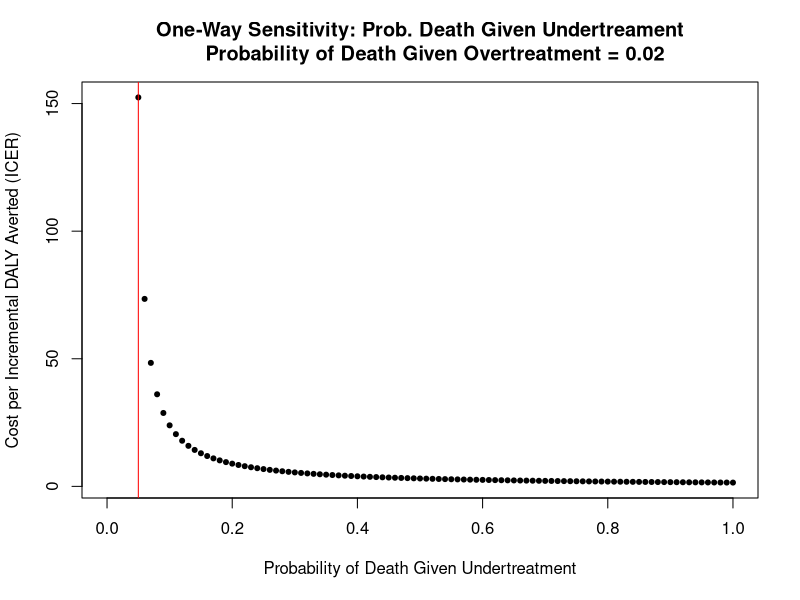
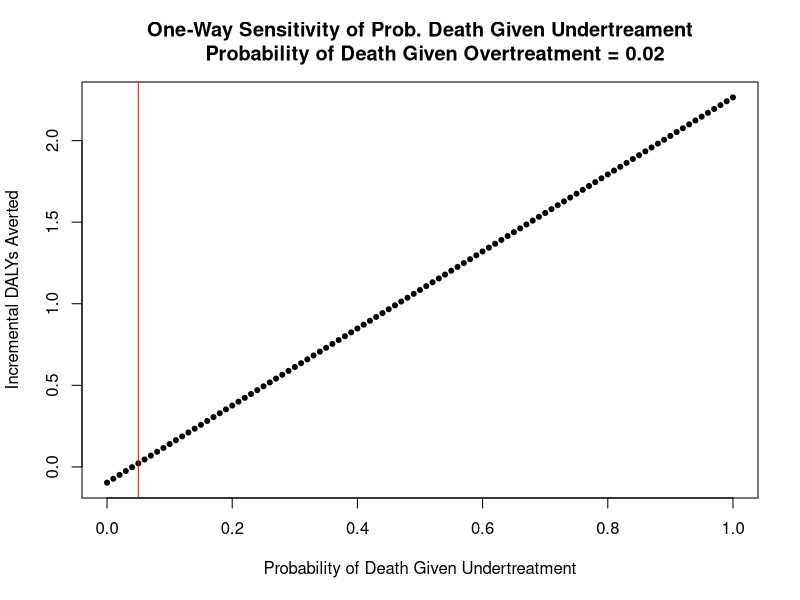
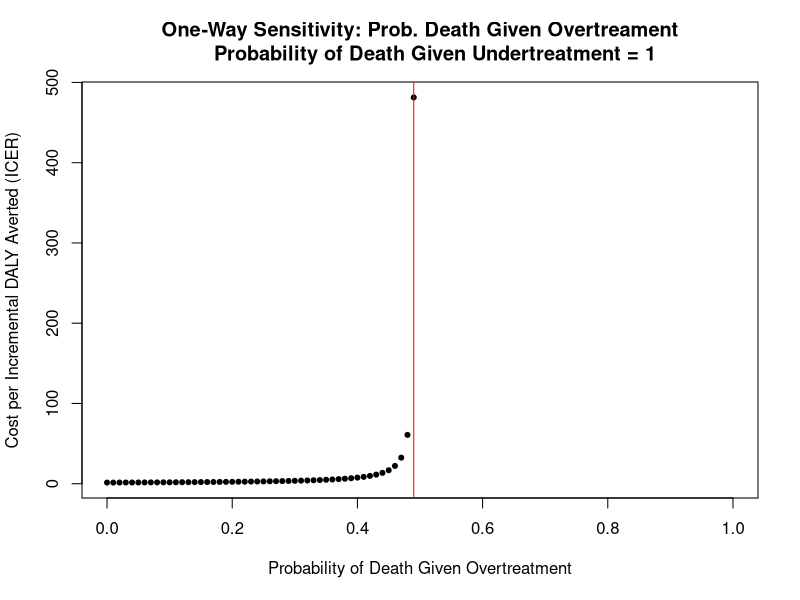
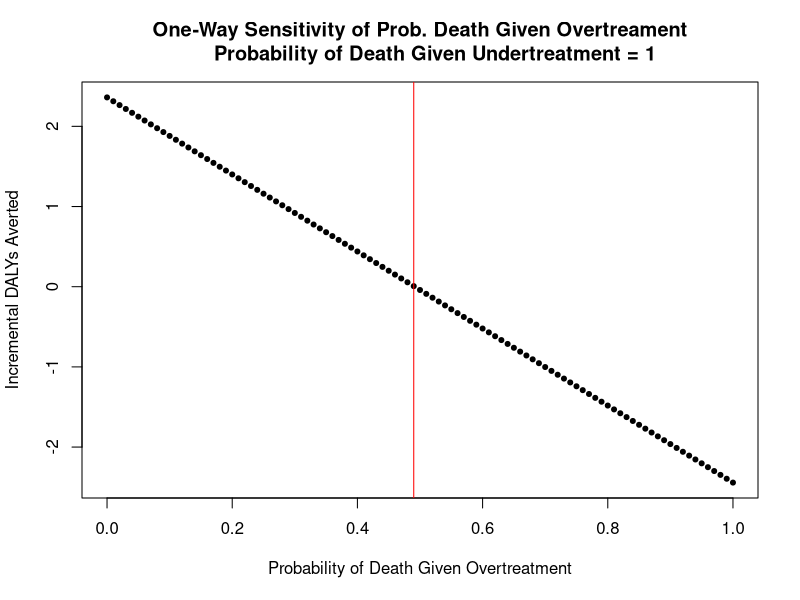

Recreate these plots in R, in order.

ICER_fxn <- function(death_gvn_overtreat_prob, death_gvn_undertreat_prob) {
  

# defining all expected costs and all expected DALYs
# WHO prob
branch_a <- 0.06812325
branch_b <- 0.23498925
branch_c <- 0.0393875
branch_d <- 0.05125032
branch_e <- 0.30279966
branch_f <- 0.07735002
branch_g <- 0.00988057
branch_h <- 0.13161281
branch_i <- 0.08460662

# NIRUDAK
branch_j <- 0.10285635
branch_k <- 0.28938165
branch_l <- 0.032262
branch_m <- 0.02196501
branch_n <- 0.21924172
branch_o <- 0.05049327
branch_p <- 0.0046827
branch_q <- 0.16037538
branch_r <- 0.1187703

# WHO costs
branch_a_cost <- 97.04
branch_b_cost <-100.36
branch_c_cost <-102.37
branch_d_cost <-27.91
branch_e_cost <-26.65
branch_f_cost <-17.19
branch_g_cost <-9.92
branch_h_cost <-12.87
branch_i_cost <-14.37

# NIRUDAK costs
branch_j_cost <-96.82
branch_k_cost <-93.91
branch_l_cost <-96.02
branch_m_cost <-26.09
branch_n_cost <-27.27
branch_o_cost <-28.92
branch_p_cost <-16.53
branch_q_cost <-14.17
branch_r_cost <-6.88

# calculating mean DALYs lost conditional on dying; doesn't vary w/ sensitivity analysis

# TO DO: update with Japanese life tables, re-do in Stata 
# overtreat values are years of life lost given age (not DALY); undertreat is DALY which is fxnally the same thing

# WHO
# death from overtreatment
mean_DALYs_lost_if_die_branch_b <- 44.97
mean_DALYs_lost_if_die_branch_c <- 35.09
# death from undertreatment
mean_DALYs_lost_if_die_branch_d <- 58.99
mean_DALYs_lost_if_die_branch_g <- 64.02

# NIRUDAK
# death from overtreatment
mean_DALYs_lost_if_die_branch_k <- 52.41
mean_DALYs_lost_if_die_branch_l <- 49.18
# death from undertreatment
mean_DALYs_lost_if_die_branch_m <- 48.32
mean_DALYs_lost_if_die_branch_p <- 49.92

# expected DALYs lost conditional on making it to that branch endpoint
# WHO
branch_a_DALY <- 0
branch_b_DALY <- death_gvn_overtreat_prob*mean_DALYs_lost_if_die_branch_b
branch_c_DALY <- death_gvn_overtreat_prob*mean_DALYs_lost_if_die_branch_c
branch_d_DALY <- death_gvn_undertreat_prob*mean_DALYs_lost_if_die_branch_d
branch_e_DALY <- 0
branch_f_DALY <- 0
branch_g_DALY <- death_gvn_undertreat_prob*mean_DALYs_lost_if_die_branch_g
branch_h_DALY <- 0
branch_i_DALY <- 0

# NIRUDAK
branch_j_DALY <- 0
branch_k_DALY <- death_gvn_overtreat_prob*mean_DALYs_lost_if_die_branch_k
branch_l_DALY <- death_gvn_overtreat_prob*mean_DALYs_lost_if_die_branch_l
branch_m_DALY <- death_gvn_undertreat_prob*mean_DALYs_lost_if_die_branch_m
branch_n_DALY <- 0
branch_o_DALY <- 0
branch_p_DALY <- death_gvn_undertreat_prob*mean_DALYs_lost_if_die_branch_p
branch_q_DALY <- 0
branch_r_DALY <- 0

# calculating expected costs
# WHO
branch_a_expected_cost <- branch_a_cost*branch_a
branch_b_expected_cost <- branch_b_cost*branch_b
branch_c_expected_cost <- branch_c_cost*branch_c
branch_d_expected_cost <- branch_d_cost*branch_d
branch_e_expected_cost <- branch_e_cost*branch_e
branch_f_expected_cost <- branch_f_cost*branch_f
branch_g_expected_cost <- branch_g_cost*branch_g
branch_h_expected_cost <- branch_h_cost*branch_h
branch_i_expected_cost <- branch_i_cost*branch_i

#NIRUDAK
branch_j_expected_cost <- branch_j_cost*branch_j
branch_k_expected_cost <- branch_k_cost*branch_k
branch_l_expected_cost <- branch_l_cost*branch_l
branch_m_expected_cost <- branch_m_cost*branch_m
branch_n_expected_cost <- branch_n_cost*branch_n
branch_o_expected_cost <- branch_o_cost*branch_o
branch_p_expected_cost <- branch_p_cost*branch_p
branch_q_expected_cost <- branch_q_cost*branch_q
branch_r_expected_cost <- branch_r_cost*branch_r

# calculating expected DALYs
# WHO
branch_a_expected_DALY <- branch_a_DALY*branch_a
branch_b_expected_DALY <- branch_b_DALY*branch_b
branch_c_expected_DALY <- branch_c_DALY*branch_c
branch_d_expected_DALY <- branch_d_DALY*branch_d
branch_e_expected_DALY <- branch_e_DALY*branch_e
branch_f_expected_DALY <- branch_f_DALY*branch_f
branch_g_expected_DALY <- branch_g_DALY*branch_g
branch_h_expected_DALY <- branch_h_DALY*branch_h
branch_i_expected_DALY <- branch_i_DALY*branch_i

# NIRUDAK
branch_j_expected_DALY <- branch_j_DALY*branch_j
branch_k_expected_DALY <- branch_k_DALY*branch_k
branch_l_expected_DALY <- branch_l_DALY*branch_l
branch_m_expected_DALY <- branch_m_DALY*branch_m
branch_n_expected_DALY <- branch_n_DALY*branch_n
branch_o_expected_DALY <- branch_o_DALY*branch_o
branch_p_expected_DALY <- branch_p_DALY*branch_p
branch_q_expected_DALY <- branch_q_DALY*branch_q
branch_r_expected_DALY <- branch_r_DALY*branch_r

# calculating ICER
# total expected costs
WHO_total_expected_cost <- sum(branch_a_expected_cost, branch_b_expected_cost, branch_c_expected_cost, branch_d_expected_cost,
                               branch_e_expected_cost, branch_f_expected_cost, branch_g_expected_cost, branch_h_expected_cost,
                               branch_i_expected_cost)

NIRUDAK_total_expected_cost <- sum(branch_j_expected_cost, branch_k_expected_cost, branch_l_expected_cost, branch_m_expected_cost,
                               branch_n_expected_cost, branch_o_expected_cost, branch_p_expected_cost, branch_q_expected_cost,
                               branch_r_expected_cost)

# total expected DALYs
WHO_total_expected_DALYs <- sum(branch_a_expected_DALY, branch_b_expected_DALY, branch_c_expected_DALY, branch_d_expected_DALY,
  branch_e_expected_DALY, branch_f_expected_DALY, branch_g_expected_DALY, branch_h_expected_DALY,
  branch_i_expected_DALY)

NIRUDAK_total_expected_DALYs <-sum(branch_j_expected_DALY, branch_k_expected_DALY, branch_l_expected_DALY, branch_m_expected_DALY,
                                   branch_n_expected_DALY, branch_o_expected_DALY, branch_p_expected_DALY, branch_q_expected_DALY,
                                   branch_r_expected_DALY)
# incremental costs and DALYs
incremental_costs <- NIRUDAK_total_expected_cost-WHO_total_expected_cost
incremental_DALYs <-NIRUDAK_total_expected_DALYs-WHO_total_expected_DALYs
# negative sign preserves usual interpretation of ICER
incremental_DALYs_averted <- -incremental_DALYs

# ICER
ICER = (incremental_costs)/(incremental_DALYs_averted)

results_vec <- c(ICER, incremental_costs, incremental_DALYs_averted, incremental_DALYs, NIRUDAK_total_expected_cost, WHO_total_expected_cost, NIRUDAK_total_expected_DALYs, WHO_total_expected_DALYs)

names(results_vec) <- c("ICER", "Incremental Costs", "Incremental DALYs Averted", "Incremental DALYs", "NIRUDAK Total Expected Costs", "WHO Total Expected Costs", "NIRUDAK Total Expected DALYs", "WHO Total Expected DALYs")

return(results_vec)

}
# end of function

# not sure what we are using this for? ostensibly to input into the for loop
# results_iteration1 <- ICER_fxn(death_gvn_overtreat_prob = 0.02, death_gvn_undertreat_prob = 1)

# varying the probability of death from UNDERtreatment
prob_die_gvn_undertreat_grid <- seq(0, 1, 0.01)

# varying the probability of death from OVERtreatment
prob_die_gvn_overtreat_grid <- seq(0, 1, 0.01)

# UNDERtreat: creating empty matrix to store results (M)
ncol_used <- length(ICER_fxn(0, 1))
M_col_names <- names(ICER_fxn(0,1))
M <- matrix(NA, nrow=length(prob_die_gvn_undertreat_grid), ncol = ncol_used)
colnames(M) <- M_col_names

# OVERtreat: creating empty matrix to store results (M_overtreat)
M_overtreat <- matrix(NA, nrow=length(prob_die_gvn_overtreat_grid), ncol = ncol_used)
colnames(M_overtreat) <- M_col_names

# base case probabilities
death_gvn_overtreat_prob <- 0.02
death_gvn_undertreat_prob <- 1

# UNDERTREATMENT: creating loop (filling the matrix)
for (i in 1:length(prob_die_gvn_undertreat_grid)){
  M[i, ] = ICER_fxn(death_gvn_overtreat_prob = 0.02, death_gvn_undertreat_prob = prob_die_gvn_undertreat_grid[i])
}

# if the probability of death from undertreatment is greater than or equal to 0.05 (this threshold might change with the
# age/life expectancy changes in Stata), NIRUDAK is more costly but more effective

# for a probability of death from undertreatment less than 0.05, NIRUDAK is dominated by WHO (i.e., NIRUDAK is more expensive
# but less effective)

# all of the above is conditional on keeping the probability of death from overtreatment constant at 0.02

# finding the threshold at which ICER changes from positive to negative (i.e., dominance changes)
nondominated_undertreat_index <- which(M[,"ICER"] > 0)

# generating plot
# y axis: ICER (first column of the matrix)
# x axis: varied probabilities of due to undertreatment
plot(prob_die_gvn_undertreat_grid[nondominated_undertreat_index], M[nondominated_undertreat_index, 1], 
     xlim = c(0,1), main = "One-Way Sensitivity: Prob. Death Given Undertreament
     Probability of Death Given Overtreatment = 0.02",
     pch=20, xlab = "Probability of Death Given Undertreatment", ylab = "Cost per Incremental DALY Averted (ICER)")

# minimum value for which NIRUDAK is not dominated; for any probabilities to the left, NIRUDAK is dominated
abline(v=prob_die_gvn_undertreat_grid[min(nondominated_undertreat_index)], lty = 1, col="red")


# NEW PLOT UNDERTREATMENT, Y-AXIS IS INCREMENTAL DALYs AVERTED (by NIRUDAK)
plot(prob_die_gvn_undertreat_grid, M[, "Incremental DALYs Averted"], 
     xlim = c(0,1), main = "One-Way Sensitivity of Prob. Death Given Undertreament
     Probability of Death Given Overtreatment = 0.02",
     pch=20, xlab = "Probability of Death Given Undertreatment", ylab = "Incremental DALYs Averted")

# minimum value for which NIRUDAK is not dominated; for any probabilities to the left, NIRUDAK is dominated
abline(v=prob_die_gvn_undertreat_grid[min(nondominated_undertreat_index)], lty = 1, col="red")

################################################################################
# OVERTREATMENT: creating loop (filling the matrix)
for (i in 1:length(prob_die_gvn_overtreat_grid)){
  M_overtreat[i, ] = ICER_fxn(death_gvn_overtreat_prob = prob_die_gvn_overtreat_grid[i], death_gvn_undertreat_prob = 1)
}

nondominated_overtreat_index <- which(M_overtreat[,"ICER"] > 0)

# generating plot
# y axis: ICER (first column of the matrix)
# x axis: varied probabilities of due to undertreatment
# dev.new()
plot(prob_die_gvn_overtreat_grid[nondominated_overtreat_index], M_overtreat[nondominated_overtreat_index, 1], 
     xlim = c(0,1), main = "One-Way Sensitivity: Prob. Death Given Overtreament
     Probability of Death Given Undertreatment = 1",
     pch=20, xlab = "Probability of Death Given Overtreatment", ylab = "Cost per Incremental DALY Averted (ICER)")

# minimum value for which NIRUDAK is not dominated; for any probabilities to the left, NIRUDAK is dominated
abline(v=prob_die_gvn_overtreat_grid[max(nondominated_overtreat_index)], lty = 1, col="red")

# NIRUDAK never dominates because it's more expensive
# but for most of the probability range, it is below the WTP threshold

# in the undertreatment graph, to the left of the red line, WHO dominates
# in the overtreatment graph, to the right of the red line, WHO dominates

# NEW PLOT OVERTREATMENT, Y-AXIS IS INCREMENTAL DALYs AVERTED (by NIRUDAK)
plot(prob_die_gvn_overtreat_grid, M_overtreat[, "Incremental DALYs Averted"], 
     xlim = c(0,1), main = "One-Way Sensitivity of Prob. Death Given Overtreament
     Probability of Death Given Undertreatment = 1",
     pch=20, xlab = "Probability of Death Given Overtreatment", ylab = "Incremental DALYs Averted")

# minimum value for which NIRUDAK is not dominated; for any probabilities to the left, NIRUDAK is dominated
abline(v=prob_die_gvn_overtreat_grid[max(nondominated_overtreat_index)], lty = 1, col="red")

################################################################################
# NEXT STEP: TWO WAY SENSITIVITY ANALYSIS (probability of death from overtreatment AND from undertreatment)

M_twoway_ICER <- M_twoway_inc_costs <- M_twoway_inc_DALYs_averted <- matrix(data=NA, 
                                                        nrow = length(prob_die_gvn_undertreat_grid),
                                                        ncol = length(prob_die_gvn_overtreat_grid))

colnames(M_twoway_ICER) <- colnames(M_twoway_inc_costs) <- 
  colnames(M_twoway_inc_DALYs_averted) <- paste("prdieOvr=", prob_die_gvn_overtreat_grid, sep = "")

rownames(M_twoway_ICER) <- rownames(M_twoway_inc_costs) <- 
  rownames(M_twoway_inc_DALYs_averted) <- paste("prdieUndr=", prob_die_gvn_undertreat_grid, sep = "")

for (i in 1:length(prob_die_gvn_undertreat_grid)) {
  for (j in 1:length(prob_die_gvn_overtreat_grid)) {
    M_twoway_ICER[i,j] = round(ICER_fxn(death_gvn_overtreat_prob = prob_die_gvn_overtreat_grid[j], death_gvn_undertreat_prob = prob_die_gvn_undertreat_grid[i])["ICER"], 2)
    M_twoway_inc_costs[i,j] = round(ICER_fxn(death_gvn_overtreat_prob = prob_die_gvn_overtreat_grid[j], death_gvn_undertreat_prob = prob_die_gvn_undertreat_grid[i])["Incremental Costs"], 2)
    M_twoway_inc_DALYs_averted[i,j] = round(ICER_fxn(death_gvn_overtreat_prob = prob_die_gvn_overtreat_grid[j], death_gvn_undertreat_prob = prob_die_gvn_undertreat_grid[i])["Incremental DALYs Averted"], 2)
  }
}



M_twoway_ICER[1:10, 1:10]

################################################################################
# probabilistic sensitivity analysis (average over input uncertainty; characterizes uncertainty in the output)
# need to put distributions on the inputs and sampling over the distribution
# this is done after the two way
################################################################################



